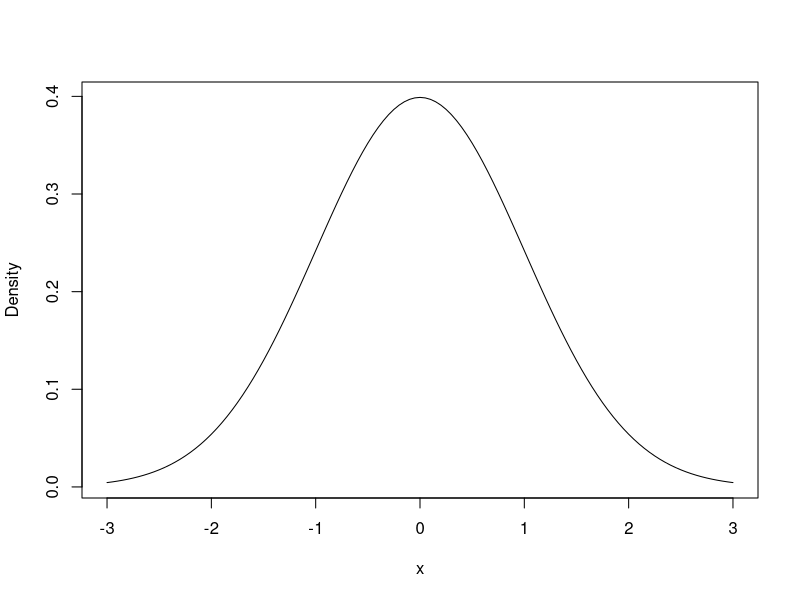
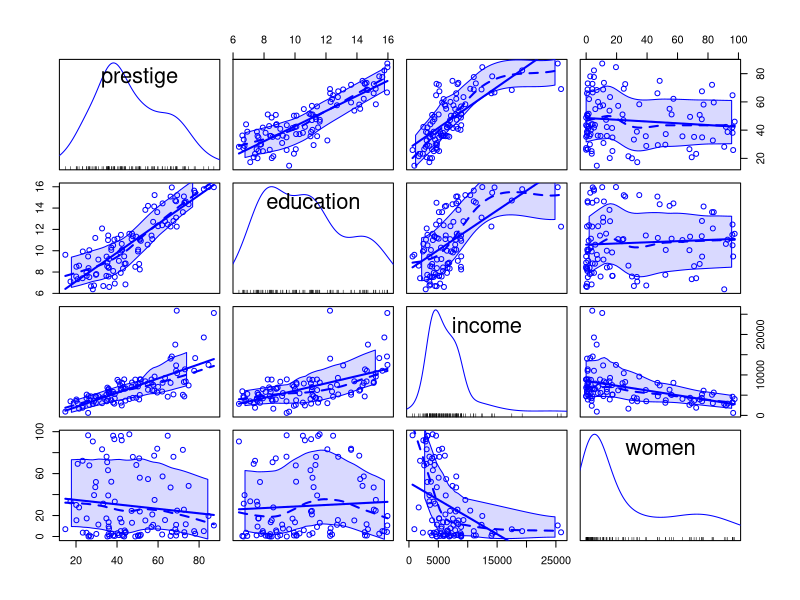
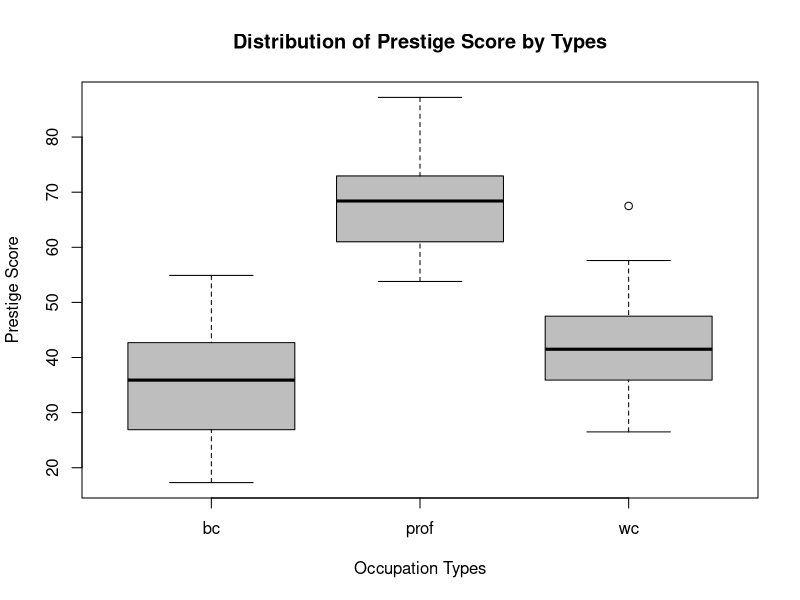

Here is the R script that generated these plots, in order: (Note: this script raises an error after producing the figures.)
####################################################################################
### Linear Regression - Complete code from slides
### Author: Chris Galbraith 
####################################################################################
## Standard Normal Distribution
str(dnorm) # normal pdf
dnorm(x = 0, mean = 0, sd = 1)

x <- seq(from = -3, to = 3, by = 0.05)
y <- dnorm(x, mean = 0, sd = 1)
plot(x, y, type = "l", ylab = "Density")

str(rnorm) # generate random number from normal dist
rnorm(10, mean = 0, sd = 1)

str(pnorm) # normal CDF
pnorm(0, mean = 0, sd = 1) # Pr[X <= 0] = ?

str(qnorm) # normal quantile func
qnorm(0.975) # PR[X <= ?] = 0.975


##  One-Sample T-Test (Create Data)
set.seed(123)
oneSampData <- rnorm(100, mean = 0, sd = 1)
mean(oneSampData)
sd(oneSampData)


##  One-Sample T-Test ($H_0: \mu = 0$)
oneSampTest.0 <- t.test(oneSampData) 
oneSampTest.0
names(oneSampTest.0) 
oneSampTest.0$statistic
oneSampTest.0$p.value


## One-Sample T-Test ($H_0: \mu = 0.3$)
oneSampTest.mu <- t.test(oneSampData, mu = 0.3)
oneSampTest.mu


## Load Data
prestige <- read.csv(file = here::here("data", "prestige_v2.csv"),
                     row.names=1)
str(prestige)
head(prestige)


## Another look at the scatterplot matrix
library(car)
scatterplotMatrix(prestige[,c("prestige","education","income","women")])


## Linear Regression - Fit the Model
myReg <- lm(prestige ~ education + income + women, data = prestige)
myReg
names(myReg)


##  Linear Regression - Summary Contents
summary(myReg)
myReg.summary <- summary(myReg)
names(myReg.summary) # show different contents
names(myReg) # this is what we had previously


##  Linear Regression - Confidence Intervals
confint(myReg, 'income', level=0.95)

confint(myReg, level=0.95)


##  Linear Regression - Adding Variables
boxplot(prestige ~ type, data = Prestige, col = "grey",
        main = "Distribution of Prestige Score by Types",
        xlab = "Occupation Types", ylab = "Prestige Score")

mod <- update(myReg, ~ . + type)
summary(mod)


##  Linear Regression - Comparing Models
formula(myReg)
formula(mod)

anova(myReg, mod)


##  Linear Regression - Relevel a Factor
levels(prestige$type)
prestige$type <- relevel(prestige$type, "prof")
levels(prestige$type)

mod <- update(myReg, ~ . + type)
summary(mod)


## Linear Regression - Stepwise Regression
null <- lm(prestige ~ 1, data=prestige)  # most basic model, intercept only
full <- lm(prestige ~ education + income + women + type, data=prestige)  # saturated model, all predictors
step(null, scope=list(lower=null, upper=full), direction='forward')
step(full, scope=list(lower=null, upper=full), direction='backward')
step(null, scope=list(lower=null, upper=full), direction='both')


##  Linear Regression - Diagnostics
par(mfrow = c(2, 2), oma = c(0, 0, 2, 0))
plot(myReg)


##  Linear Regression - Prediction
newData = data.frame(education=13.2, income=12000, women=12)
predict(myReg, newData, interval="predict")
